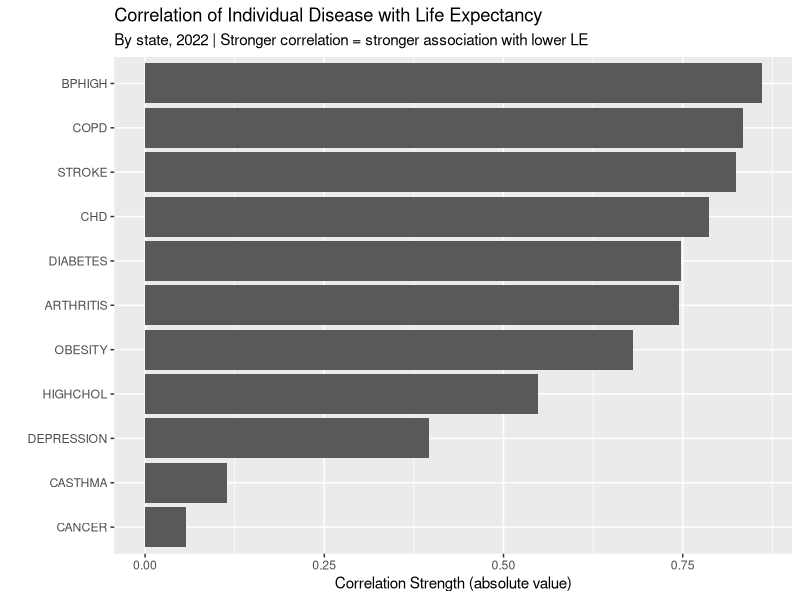
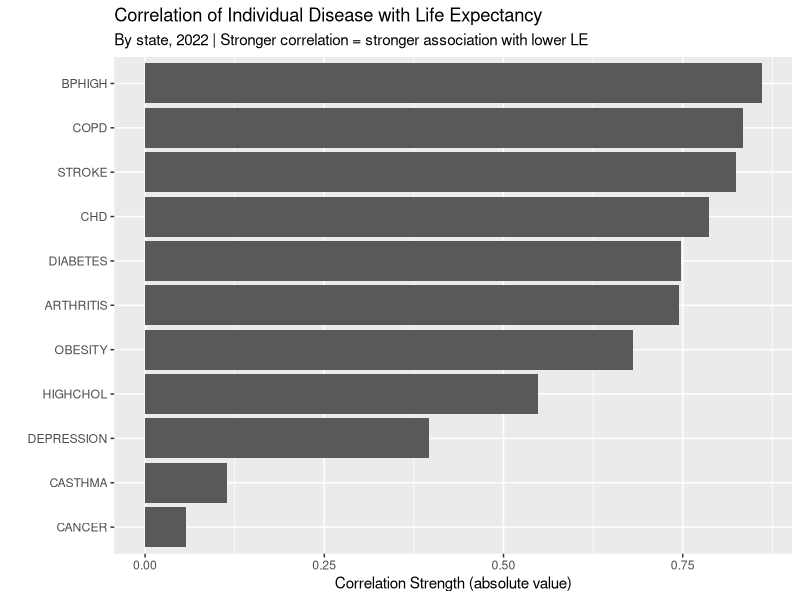

These figures' R source, in order:
# --- import libraries ---
library(tidyverse)

# --- load data ---
disease_individual <- read.csv("data/processed/state_disease_individual.csv")

# --- explore data ---
head(disease_individual)
summary(disease_individual)

# --- correlation tests ---
disease_cols <- disease_individual %>%
  select(ARTHRITIS:STROKE)
correlations <- sapply(disease_cols, function(x) {
  test <- cor.test(disease_individual$LifeExpectancy, x)
  c(correlation = test$estimate, p_value = test$p.value)
})

# --- rank by strongest correlation ---
cor_df <- data.frame(
  Disease = colnames(disease_cols),
  Correlation = round(as.numeric(correlations[1,]), 3),
  P_Value = as.numeric(correlations[2,])
)

cor_df <- cor_df %>% arrange(Correlation)
print(cor_df)

ggplot(data=cor_df, aes(x = reorder(Disease, abs(Correlation)), y = abs(Correlation))) +
  geom_col() +
  coord_flip() +
  labs(
    title = "Correlation of Individual Disease with Life Expectancy",
    subtitle = "By state, 2022 | Stronger correlation = stronger association with lower LE",
    x = "",
    y = "Correlation Strength (absolute value)"
  )

ggsave("visualizations/q2_disease_correlation_ranking.png", width = 8, height = 6)
